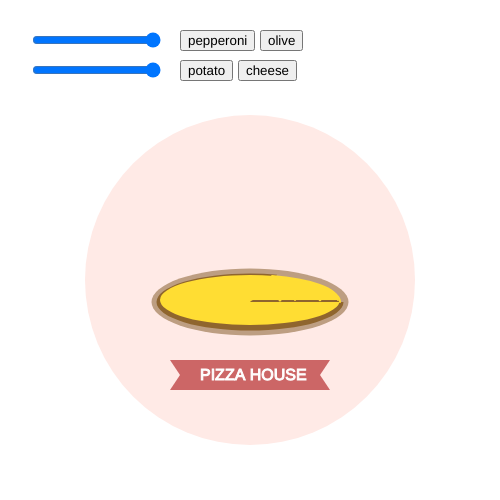
Frame 1 (no input)
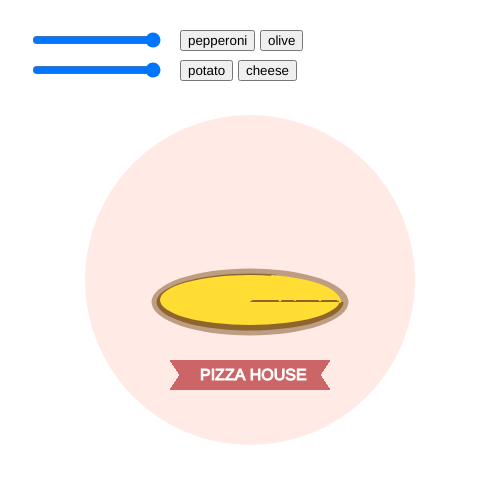
Frame 60 (no input)
Frame 120 (the mouse pressed at the canvas centre since frame 60): identical to frame 60, image omitted

The p5.js sketch that drew these frames (run headless with seeded random() and noise() and a simulated clock; from frame 60 on, the mouse is pressed at the canvas centre):

// p5.js sketch
// ── sketch.js
var slider;
var potato;
var pepperoni;
var olive;
var cheese;

function setup() {
  createCanvas(500,500);
  
  colorMode(HSB, 360, 100, 100);
  
  color_slider = createSlider(0,360,360,1);
  color_slider.position(30,60);
  
  cheese_slider = createSlider(180,300,300,10);
  cheese_slider.position(30,30);
  cheese_slider.changed(drawCircle);
  
  drawCircle();
  
  button1 = createButton('potato');
  button1.position(color_slider.x+150,color_slider.y);
  button1.mousePressed(potato);
  
  button2 = createButton('pepperoni');
  button2.position(cheese_slider.x+150,cheese_slider.y);
  button2.mousePressed(pepperoni);
  
  button3 = createButton('olive');
  button3.position(button2.x+80,cheese_slider.y);
  button3.mousePressed(olive);
  
  button4 = createButton('cheese');
  button4.position(button1.x+58,color_slider.y);
  button4.mousePressed(cheese);
}

function drawCircle() {
  background(255);
  fill(10,10,100);
  noStroke();
  ellipse(250,280,330,330);
  
  length = cheese_slider.value();
  noStroke();
  //접시
  fill(28,31,74); 
  arc(250, 302, 197, 67, 0, TWO_PI);
  
  //밑판
  //빵
  fill(34,68,56); 
  arc(250, 302, 187, 57, 0, TWO_PI-QUARTER_PI);
  //치즈
  fill(50, 80, 100);
  arc(250, 300, 180, 50, 0, TWO_PI-QUARTER_PI);
  
  //늘어나는치즈
  stroke(50,80,100);
  strokeWeight(2);
  line(273,length-23,273,277);
  
  //조각
  //빵
  fill(34,68,56);
  arc(250,length+2,180,50,-QUARTER_PI,0);
  //치즈
  fill(50,80,100);
  arc(248,length,180,50,-QUARTER_PI,0);
  
  //늘어나는치즈
  stroke(50,80,100);
  strokeWeight(1);
  line(252,length,250,300);
  strokeWeight(3);
  line(280,length,280,300);
  strokeWeight(2);
  line(295,length,295,300);
  strokeWeight(2.7);
  line(320,length,320,300); 
  
  //간판
  
}

function draw(){
  
  var color = color_slider.value();
  noStroke();
  fill(color,50,80);
  rect(180,360,140,30);
  triangle(180,360,180,375,170,360);
  triangle(180,375,180,390,170,390);
  triangle(320,360,320,375,330,360);
  triangle(320,375,320,390,330,390);
  
  stroke(100);
  strokeWeight(1);
  textSize(16);
  fill(100);
  text('PIZZA HOUSE',200,380);
}

function potato() {
  fill(40,40,90);
  noStroke();
  arc(270,length-5,50,random(18,22),-QUARTER_PI,0);
  for (i=QUARTER_PI/4; i<TWO_PI-QUARTER_PI*1.8; i+=QUARTER_PI*0.8) {
  var x = 250+random(35,54)*cos(i);
  var y = 302+random(3,8)*sin(i);
  var start = i;
  var end = i+QUARTER_PI*0.5;
  arc(x,y,50,30,start,end)
  }
}

function pepperoni() {
  fill(354,90,80);
  noStroke();
  ellipse(295,length-12,20,8);
  for (i=QUARTER_PI/4; i<TWO_PI-QUARTER_PI*1.8; i+=QUARTER_PI*0.8) {
  var x = 250+55*cos(i);
  var y = 302+15*sin(i);
  ellipse(x,y,20,8);
  }
}

function olive() {
  stroke(97,38,16);
  strokeWeight(2);
  noFill();
  ellipse(random(280,310),length-random(5,9),10,3);
  ellipse(random(280,278),length-random(12,15),10,3);
  for (i=QUARTER_PI*0.8; i<TWO_PI-QUARTER_PI*1.8; i+=QUARTER_PI*0.8) {
  var x = 250+random(40,70)*cos(i);
  var y = 302+random(7,18)*sin(i);
  ellipse(x,y,10,3);
  }
}
  
function cheese() {
  fill(50,80,100);
  arc(248,length,180,50,-QUARTER_PI,0);
  arc(250, 300, 180, 50, 0, TWO_PI-QUARTER_PI);
  }
